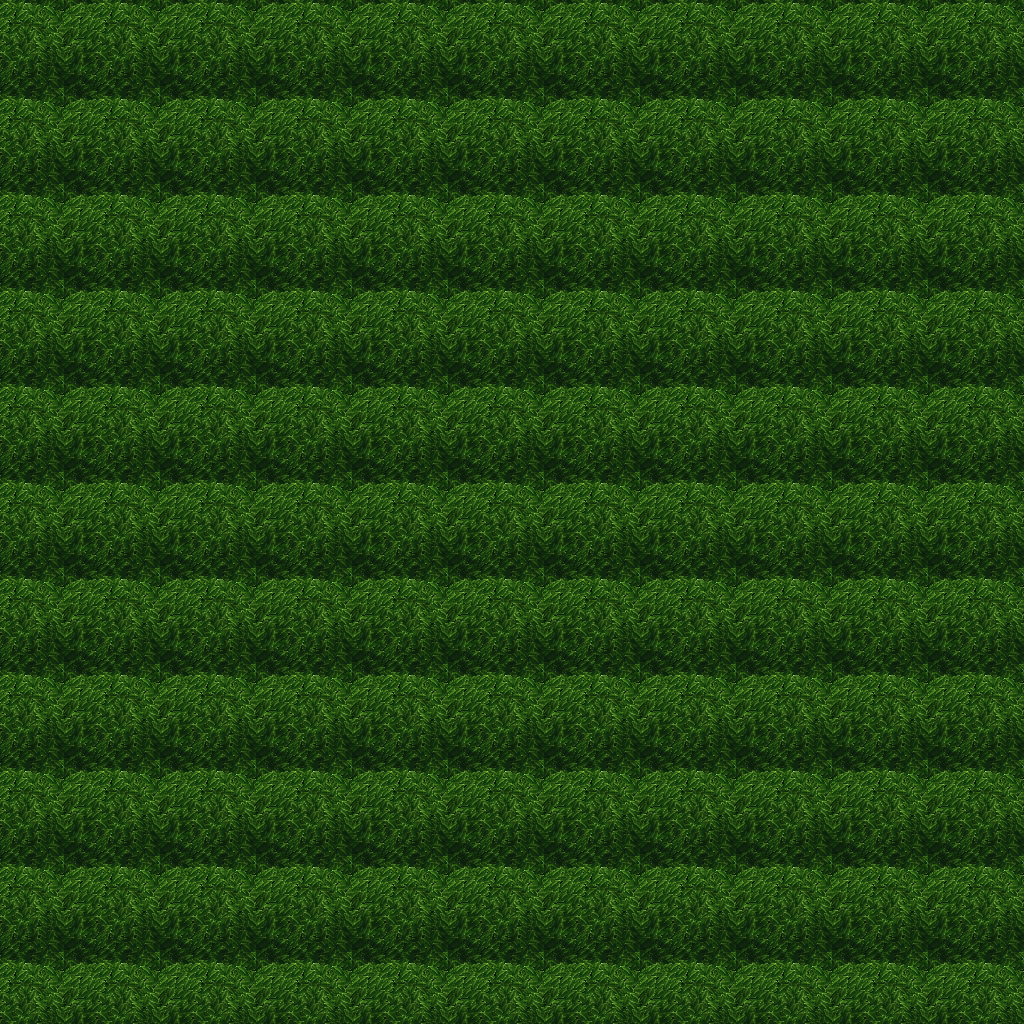

This is a level from a 2D game, rendered from its Tiled map with the project's own tilesets. A one-line summary and the map file follow, with tile-layer data summarised:
An orthogonal 32x32 tile map with 32x32 px tiles, 5 tile layers (Ground, Objects, Objects2, Above, ...), 1 hidden layer not drawn, 3 tilesets.

<map version="1.10" tiledversion="1.11.0" orientation="orthogonal" renderorder="right-down" width="32" height="32" tilewidth="32" tileheight="32" infinite="0" nextlayerid="11" nextobjectid="1">
 <tileset firstgid="1" name="ground_ground" tilewidth="32" tileheight="32" tilecount="33" columns="3">
  <image source="../drawable/ground_ground.png" width="96" height="352" />
 </tileset>
 <tileset firstgid="34" name="logic_collision" tilewidth="32" tileheight="32" tilecount="1" columns="1">
  <image source="../drawable/logic_collision.png" width="32" height="32" />
 </tileset>
 <tileset firstgid="35" name="plant_tree_tree_green" tilewidth="32" tileheight="32" tilecount="88" columns="8">
  <image source="../drawable/plant_tree_tree_green.png" width="256" height="352" />
 </tileset>
 <layer id="1" name="Ground" width="32" height="32">
  <data>[1024 cells, 1024 non-empty, 1 distinct tile ids]</data>
 </layer>
 <layer id="2" name="Objects" width="32" height="32">
  <data>[1024 cells, 1024 non-empty, 9 distinct tile ids]</data>
 </layer>
 <layer id="3" name="Objects2" width="32" height="32">
  <data>[1024 cells, 0 non-empty, 0 distinct tile ids]</data>
 </layer>
 <layer id="4" name="Above" width="32" height="32">
  <data>[1024 cells, 0 non-empty, 0 distinct tile ids]</data>
 </layer>
 <layer id="5" name="Above2" width="32" height="32">
  <data>[1024 cells, 0 non-empty, 0 distinct tile ids]</data>
 </layer>
 <layer id="6" name="Walkable" width="32" height="32" visible="0">
  <data>[1024 cells, 1024 non-empty, 1 distinct tile ids]</data>
 </layer>
 <objectgroup id="7" name="Mapevents" />
 <objectgroup id="8" name="Spawn" />
 <objectgroup id="9" name="Keys" />
 <objectgroup id="10" name="Replace" />
</map>
